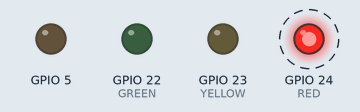
Simulated run of this program. Board: Raspberry Pi (BCM pin numbers). On the bench: output pins drawn as LEDs (lit = HIGH). Dashed ring = blinking.

Above: at 0.2 s.
Timing chart, 0 to 3.5 s (numbered marks = the images above):
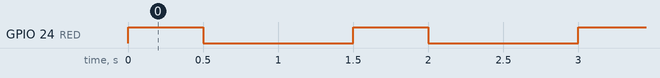

The program:

red.py
```python
#!/usr/bin/env python3
import RPi.GPIO as IO
import os
from time import sleep
from datetime import datetime
import numpy as np

IO.setmode(IO.BCM)

RED = 24
YELLOW = 23
GREEN = 22
BUTTON = 25
BUZZER = 5
outputs = [RED, YELLOW, GREEN, BUZZER]

#set all outputs to be outputs
for output in outputs:
    IO.setup(output,IO.OUT)

IO.setup(BUTTON,IO.IN,pull_up_down=IO.PUD_UP)

IO.output(RED,0)
IO.output(YELLOW,0)
IO.output(GREEN,0)

try:
    while True:
        IO.output(RED,1)
        sleep(0.5)
        IO.output(RED,0)
        sleep(1)
except (KeyboardInterrupt):
    IO.cleanup()
```

Measured:
- by itself, GPIO 24 (RED): alternates HIGH for 0.50 s and LOW for 1.0 s
